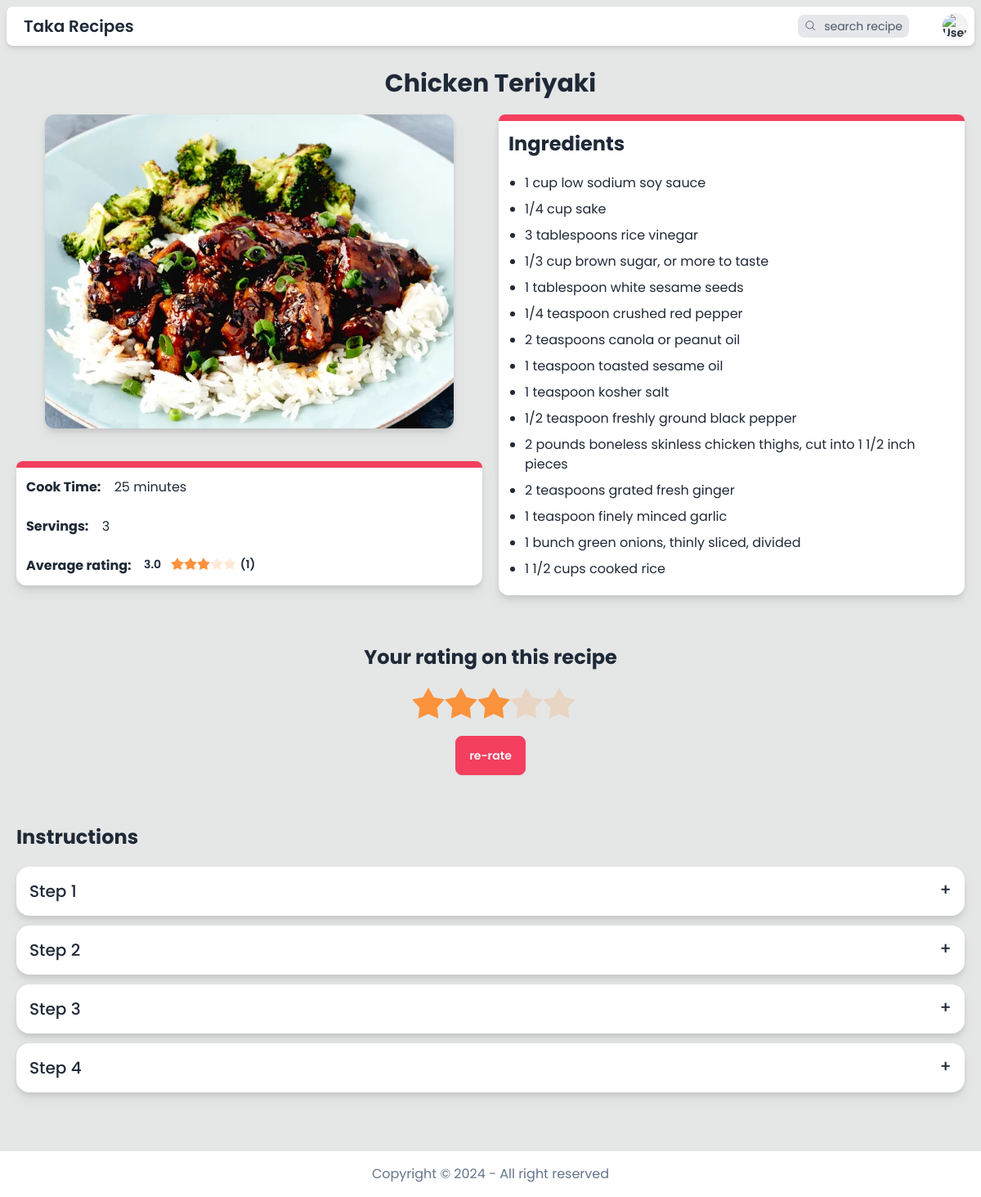
The app's page /recipe/112 (signed in) with its own data.
### model.py (models this page shows)
class Recipe(db.Model):
    __tablename__ = "recipe"
    id = mapped_column(Integer, primary_key=True)
    name = mapped_column(String(200), nullable=False)
    cook_time_in_minutes = mapped_column(Integer, nullable=False)
    servings = mapped_column(Integer, nullable=False)
    ingredients = mapped_column(JSON, nullable=False)
    instructions = mapped_column(JSON, nullable=False)
    image = mapped_column(String(255), nullable=False)
    datetime = mapped_column(String(100), nullable=False)
    user_id = mapped_column(Integer, ForeignKey("user.id"))
    average_rating = mapped_column(Float, nullable=False, default=0)
    total_ratings = mapped_column(Integer, nullable=False, default=0)

### app.py (the view)
@app.route("/recipe/<recipe_id>")
@login_required
def recipe_detail(recipe_id):
    recipe = db.session.execute(db.select(Recipe).filter_by(id=recipe_id)).scalar_one_or_none()
    if not recipe:
        return render_template("error.html", error=error(HTTPStatus.NOT_FOUND))
    if recipe.cook_time_in_minutes >= 60:
        recipe.cook_time_hour = recipe.cook_time_in_minutes // 60
        recipe.cook_time_minute = recipe.cook_time_in_minutes % 60
    else:
        recipe.cook_time_hour = None
        recipe.cook_time_minute = recipe.cook_time_in_minutes
    current_user_rating = db.session.execute(db.select(Rating).filter_by(recipe_id=recipe_id, user_id=session["user_id"])).scalar_one_or_none()
    current_user_rating = current_user_rating.rating if current_user_rating else 0
    return render_template("/recipe/recipe_detail.html", recipe=recipe, current_user_rating=current_user_rating)

### helpers.py (called while the page is built)
def login_required(f):
    @wraps(f)
    def decorated_function(*args, **kwargs):
        if session.get("user_id") is None:
            return redirect("/login")
        return f(*args, **kwargs)
    return decorated_function

### templates/recipe/recipe_detail.html (shortened to what this page needs)
{% extends "template.html" %}
{% block main %}
<div class="w-screen max-w-[2000px] mx-auto p-5 mb-10">
    <p class="text-center text-3xl font-bold mb-5">{{ recipe.name }}</p>
    <div class="flex flex-col lg:flex-row items-center lg:items-start gap-10 lg:gap-5 w-full">
        <div class="w-full">
            <img class="object-cover w-full sm:w-[400px] lg:w-[500px] h-72 lg:h-96 mx-auto rounded-xl drop-shadow-lg" src="{{ url_for('static', filename=recipe.image) }}" alt="{{recipe.name}}">
            <div class="mt-10 drop-shadow-lg bg-base-100 rounded-xl">
                <div class="h-2 bg-accent rounded-t-xl"></div>
                <div class="grid grid-rows-2 text-sm md:text-base">
                    <div class="p-3">
                        <span class="font-bold">Cook Time:</span>
                        <span class="hover:text-rose-500 ml-3 text-right">
                            {% if recipe.cook_time_minute %}
                                {{ recipe.cook_time_minute }}{{ " minute" if recipe.cook_time_minute == 1 else " minutes"}}
                            {% endif %}
                        </span>
                    </div>
                    <div class="p-3">
                        <span class="font-bold">Servings:</span>
                        <span class="hover:text-rose-500 ml-3">{{ recipe.servings }}</span>
                    </div>
                    <div class="p-3">
                        <span class="font-bold">Average rating: </span>
                        <span class="hover:text-rose-500 ml-3 align-top text-sm font-semibold">{{recipe.average_rating}}</span>
                        <span class="rating rating-sm rating-half">
                            <input type="radio" name="rating" disabled class="rating-hidden cursor-default" value="0" {{ "checked" if recipe.average_rating >= 0 }} />
                            <input type="radio" name="rating" disabled class="mask mask-star-2 mask-half-1 bg-orange-400 cursor-default" value="0.5" {{ "checked" if recipe.average_rating >= 0.5 }} />
                            <input type="radio" name="rating" disabled class="mask mask-star-2 mask-half-2 bg-orange-400 cursor-default" value="1" {{ "checked" if recipe.average_rating >= 1 }} />
                            <input type="radio" name="rating" disabled class="mask mask-star-2 mask-half-1 bg-orange-400 cursor-default" value="1.5" {{ "checked" if recipe.average_rating >= 1.5 }} />
                            <input type="radio" name="rating" disabled class="mask mask-star-2 mask-half-2 bg-orange-400 cursor-default" value="2" {{ "checked" if recipe.average_rating >= 2 }} />
                            <input type="radio" name="rating" disabled class="mask mask-star-2 mask-half-1 bg-orange-400 cursor-default" value="2.5" {{ "checked" if recipe.average_rating >= 2.5 }} />
                            <input type="radio" name="rating" disabled class="mask mask-star-2 mask-half-2 bg-orange-400 cursor-default" value="3" {{ "checked" if recipe.average_rating >= 3 }} />
                            <input type="radio" name="rating" disabled class="mask mask-star-2 mask-half-1 bg-orange-400 cursor-default" value="3.5" {{ "checked" if recipe.average_rating >= 3.5 }} />
                            <input type="radio" name="rating" disabled class="mask mask-star-2 mask-half-2 bg-orange-400 cursor-default" value="4" {{ "checked" if recipe.average_rating >= 4 }} />
                            <input type="radio" name="rating" disabled class="mask mask-star-2 mask-half-1 bg-orange-400 cursor-default" value="4.5" {{ "checked" if recipe.average_rating >= 4.5 }} />
                            <input type="radio" name="rating" disabled class="mask mask-star-2 mask-half-2 bg-orange-400 cursor-default" value="5" {{ "checked" if recipe.average_rating == 5 }} />
                        </span>
                        <span class="align-top text-sm font-semibold">({{recipe.total_ratings}})</span>
                    </div>
                </div>
            </div>
        </div>
        <div class="drop-shadow-lg bg-base-100 rounded-xl w-full">
            <div class="h-2 bg-accent rounded-t-xl"></div>
            <div class="p-3">
                <h3 class="text-2xl font-bold">Ingredients</h3>
                <ul class="list-disc ml-5 mt-5 text-sm md:text-base">
                    {% for ingredient in recipe.ingredients %}
                    <li class="my-2 hover:text-rose-500">{{ ingredient }}</li>
                    {% endfor %}
                </ul>
            </div>
        </div>
    </div>
    <div class="mt-10 flex flex-col items-center py-5">
        <h2 class="font-bold text-2xl mb-5 text-center">{{ "Your rating on this recipe" if current_user_rating else "Give this recipe a rating"}}</h2>
        <form action="/recipe/{{recipe.id}}/rate" method="post" class="flex flex-col items-center">
            <div class="rating rating-lg">
                <input type="radio" name="rating" class="rating-hidden cursor-default" value="0" {{ "checked" if not current_user_rating }} />
                <input type="radio" name="rating" class="mask mask-star-2 bg-orange-400 cursor-default" value="1" {{ "checked" if current_user_rating >= 1 }} />
                <input type="radio" name="rating" class="mask mask-star-2 bg-orange-400 cursor-default" value="2" {{ "checked" if current_user_rating >= 2 }} />
                <input type="radio" name="rating" class="mask mask-star-2 bg-orange-400 cursor-default" value="3" {{ "checked" if current_user_rating >= 3 }} />
                <input type="radio" name="rating" class="mask mask-star-2 bg-orange-400 cursor-default" value="4" {{ "checked" if current_user_rating >= 4 }} />
                <input type="radio" name="rating" class="mask mask-star-2 bg-orange-400 cursor-default" value="5" {{ "checked" if current_user_rating == 5 }} />
            </div>
            <button type="submit" class="btn btn-accent mt-5">{{ "re-rate" if current_user_rating else "rate"}}</button>
        </form>
    </div>
    <div id="instructions" class="mt-10">
        <h2 class="font-bold text-2xl mb-5">Instructions</h2>
        {% for instruction in recipe.instructions %}
        <div class="collapse collapse-plus bg-base-100 my-3 drop-shadow-lg">
            <div class="collapse-title text-xl font-medium">Step {{ loop.index }}</div>
        </div>
        {% endfor %}
    </div>
</div>
{% endblock %}

### records on screen
Recipe: name "Chicken Teriyaki", image (picture), servings "3", average_rating "3.0", total_ratings "1"

### other values on screen
{{ recipe.cook_time_minute }} "25"
{{ " minute" if recipe.cook_time_minute == 1 else " minutes" }} "minutes"
{{ ingredient }} "1 cup low sodium soy sauce" "1/4 cup sake" "3 tablespoons rice vinegar" "1/3 cup brown sugar, or more to taste" "1 tablespoon white sesame seeds" "1/4 teaspoon crushed red pepper" "2 teaspoons canola or peanut oil" "1 teaspoon toasted sesame oil" "1 teaspoon kosher salt" "1/2 teaspoon freshly ground black pepper" "2 pounds boneless skinless chicken thighs, cut into 1 1/2 inch pieces" "2 teaspoons grated fresh ginger" "1 teaspoon finely minced garlic" "1 bunch green onions, thinly sliced, divided" "1 1/2 cups cooked rice"
{{ "re-rate" if current_user_rating else "rate" }} "re-rate"
